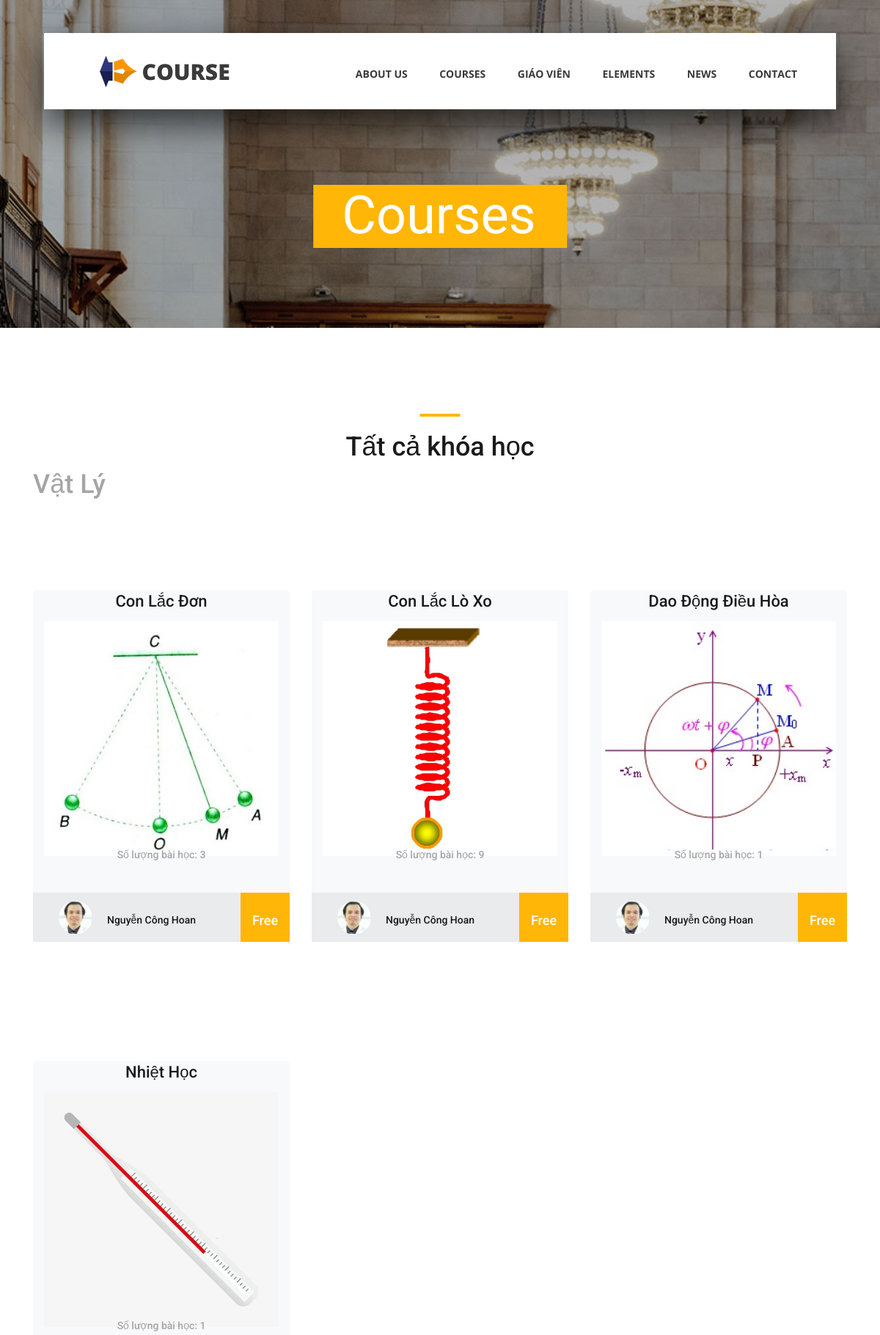
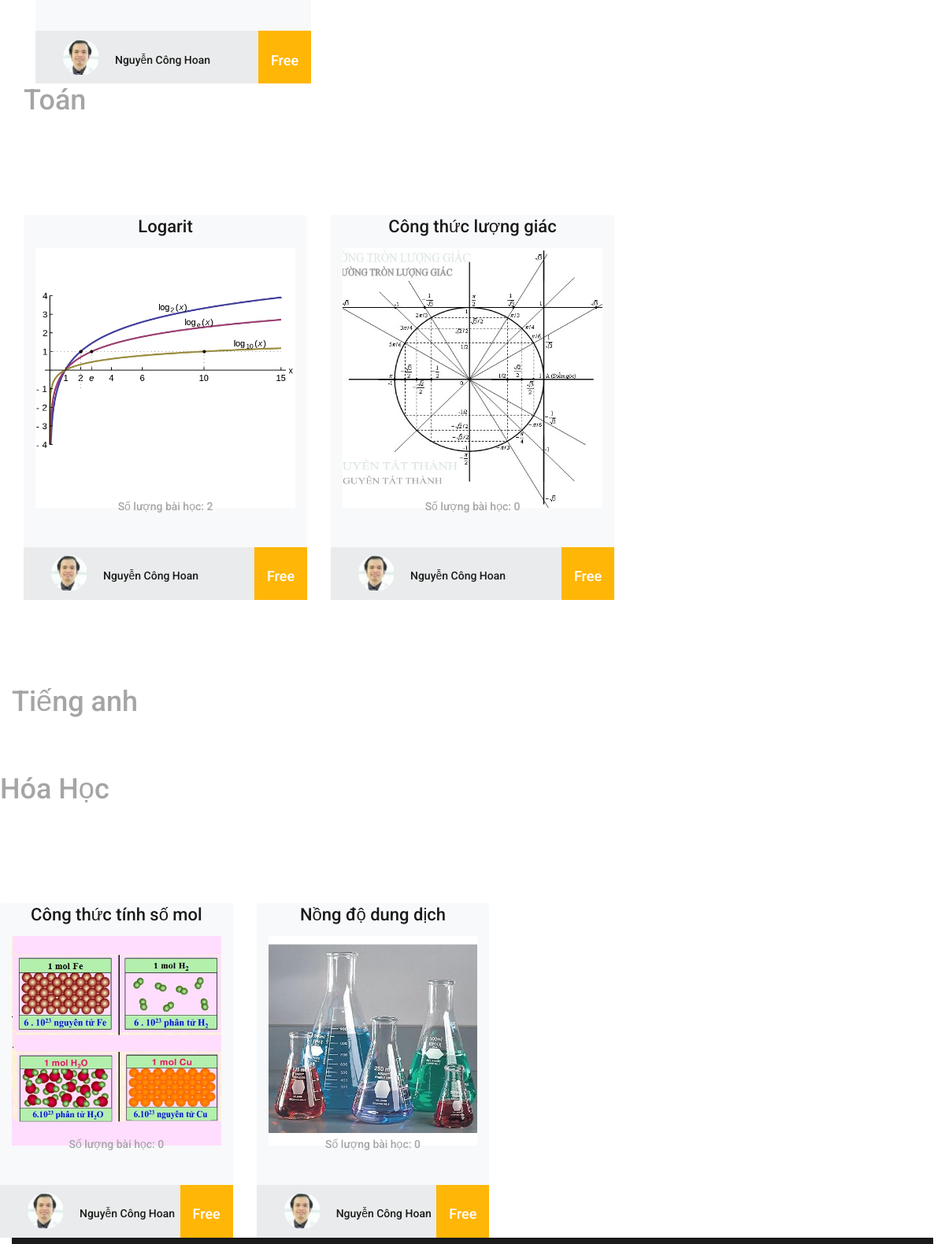
/courses.php (upper part), run on the app's committed database (2 pictures, top to bottom).
### tables this page shows
CREATE TABLE `monhoc` (
  `MaMonHoc` int(11) NOT NULL,
  `TenMonHoc` text NOT NULL
);

CREATE TABLE `tblchuong` (
  `MaChuong` int(11) NOT NULL,
  `TenChuong` text NOT NULL,
  `MaMonHoc` int(11) NOT NULL,
  `MaGiaoVien` int(11) NOT NULL,
  `image` text NOT NULL
);

### courses.php (the view, shortened to what this page needs)
<!DOCTYPE html>
<html lang="en">
<head>
<link rel="stylesheet" type="text/css" href="styles/bootstrap4/bootstrap.min.css">
<link href="plugins/fontawesome-free-5.0.1/css/fontawesome-all.css" rel="stylesheet" type="text/css">
<link rel="stylesheet" type="text/css" href="styles/courses_styles.css">
<link rel="stylesheet" type="text/css" href="styles/courses_responsive.css">
</head>
<body>
<?php
include('inc/myconnect.php');
?>
<div class="super_container">
	<?php include("header.php"); ?>
	<div class="home">
		<div class="home_background_container prlx_parent">
			<div class="home_background prlx" style="background-image:url(images/courses_background.jpg)"></div>
		</div>
		<div class="home_content">
			<h1>Courses</h1>
		</div>
	</div>
	<div class="popular page_section">
		<div class="container">
			<div class="row">
				<div class="col">
					<div class="section_title text-center">
						<h1>Tất cả khóa học</h1>
					</div>
				</div>
			</div>
			<?php
				$query_2="SELECT * FROM monhoc";
				$results_2=mysqli_query($dbc,$query_2);
				while($mh=mysqli_fetch_array($results_2,MYSQLI_ASSOC))
				{
					?>
					<div class="row-no-margin">
					<h1><?php echo $mh['TenMonHoc'];?></h1>
				<div class="row course_boxes">
					<?php
						$query_1="SELECT * FROM tblchuong WHERE MaMonHoc=".$mh['MaMonHoc'];
						$results_1=mysqli_query($dbc,$query_1);
						while($courses=mysqli_fetch_array($results_1,MYSQLI_ASSOC))
						{
							$query="SELECT count(MaChiTiet) FROM chitietcongthuc WHERE MaChuong=".$courses['MaChuong'];
							$results=mysqli_query($dbc,$query);
							$number=mysqli_fetch_array($results,MYSQLI_ASSOC);
					?>
					<div class="col-lg-4 course_box">
						<div class="card">
							<div class="card-body text-center">
								<div class="card-title"><a href="courselist.php?chuong=<?php echo $courses['MaChuong']; ?>"><?php echo $courses['TenChuong']; ?></a></div>
								<img class="card-img-top" src="<?php echo $courses['image']; ?>" alt="https://unsplash.com/@kellybrito">
								<div class="card-text"><?php echo "Số lượng bài học: ".$number['count(MaChiTiet)']; ?></div>
							</div>
							<div class="price_box d-flex flex-row align-items-center">
								<div class="course_author_image">
									<img src="images/author.jpg" alt="https://unsplash.com/@mehdizadeh">
								</div>
								<div class="course_author_name"><?php echo "Nguyễn Công Hoan"; ?><span></span></div>
								<div class="course_price d-flex flex-column align-items-center justify-content-center"><span>Free</span></div>
							</div>
						</div>
					</div>
					<?php
					}} ?>
				</div>
			</div>
		</div>
	</div>
<?php include("footer.php"); ?>
	</footer>
</div>
</body>
</html>

### styles/courses_styles.css (style rules this page uses)
* { margin: 0; padding: 0; -webkit-font-smoothing: antialiased; -webkit-text-shadow: rgba(0,0,0,.01) 0 0 1px; text-shadow: rgba(0,0,0,.01) 0 0 1px; }
body { font-family: 'Roboto', sans-serif; font-size: 14px; font-weight: 400; background: #FFFFFF; color: #a5a5a5; }
div { display: block; position: relative; -webkit-box-sizing: border-box; -moz-box-sizing: border-box; box-sizing: border-box; }
a, a:hover, a:visited, a:active, a:link { text-decoration: none; -webkit-font-smoothing: antialiased; -webkit-text-shadow: rgba(0,0,0,.01) 0 0 1px; text-shadow: rgba(0,0,0,.01) 0 0 1px; }
h1 { font-size: 36px; }
h1, h2, h3, h4, h5, h6 { font-family: 'Roboto', sans-serif; -webkit-font-smoothing: antialiased; -webkit-text-shadow: rgba(0,0,0,.01) 0 0 1px; text-shadow: rgba(0,0,0,.01) 0 0 1px; }
.super_container { width: 100%; overflow: hidden; }
.prlx_parent { overflow: hidden; }
.prlx { height: 130% !important; }
.home { width: 100%; height: 447px; }
.home_background_container { position: absolute; top: 0; left: 0; width: 100%; height: 100%; }
.home_background { width: 100%; height: 100%; background-repeat: no-repeat; background-size: cover; background-position: center center; }
.home_content { position: absolute; left: 50%; bottom: 109px; -webkit-transform: translateX(-50%); -moz-transform: translateX(-50%); -ms-transform: translateX(-50%); -o-transform: translateX(-50%); transform: translateX(-50%); background: #ffb606; padding-top: 24px; padding-bottom: 18px; padding-left: 39px; padding-right: 42px; }
.home_content h1 { font-size: 72px; font-weight: 400; color: #FFFFFF; line-height: 0.5; }
.page_section { padding-top: 117px; padding-bottom: 117px; }
.section_title h1 { display: block; color: #1a1a1a; font-weight: 500; padding-top: 24px; }
.section_title h1::before { display: block; position: absolute; top: 0; left: 50%; -webkit-transform: translateX(-50%); -moz-transform: translateX(-50%); -ms-transform: translateX(-50%); -o-transform: translateX(-50%); transform: translateX(-50%); width: 55px; height: 4px; content: ''; background: #ffb606; }
.course_boxes { margin-top: 68px; }
.course_box { margin-bottom: 108px; }
.course_box:nth-last-child(-n+3) { margin-bottom: 0px; }
.card { display: block; background: #f8f9fb; border: none; }
.card-img-top { border-top-left-radius: 0px; border-top-right-radius: 0px; }
.card-body { padding-top: 0px; padding-bottom: 0px; padding-left: 15px; padding-right: 15px; }
.card-title { margin-top: 55px; }
.card-title a { font-size: 22px; font-weight: 500; color: #1a1a1a; line-height: 1.2; }
.card-text { font-size: 14px; font-weight: 500; color: #a5a5a5; margin-top: -12px; }
.price_box { width: 100%; height: 67px; background: #eaebec; margin-top: 41px; padding-left: 35px; }
.course_author_image { width: 46px; height: 46px; border-radius: 50%; overflow: hidden; }
.course_author_name { font-size: 14px; font-weight: 500; color: #1a1a1a; padding-left: 20px; margin-top: 7px; }
.course_price { width: 67px; height: 67px; background: #ffb606; margin-left: auto; }
.course_price span { color: #FFFFFF; font-size: 18px; font-weight: 500; margin-top: 7px; }

### styles/courses_responsive.css (style rules this page uses)
@media only screen and (max-width: 1280px) { .card-title { font-size: 20px; } }

### data on the page
monhoc: TenMonHoc "Vật Lý"
tblchuong: TenChuong "Con Lắc Đơn", image (picture), count "3"
tblchuong: TenChuong "Con Lắc Lò Xo", image (picture), count "9"
tblchuong: TenChuong "Dao Động Điều Hòa", image (picture), count "1"
tblchuong: TenChuong "Nhiệt Học", image (picture), count "1"
monhoc: TenMonHoc "Toán"
tblchuong: TenChuong "Logarit", image (picture), count "2"
tblchuong: TenChuong "Công thức lượng giác", image (picture), count "0"
monhoc: TenMonHoc "Tiếng anh"
monhoc: TenMonHoc "Hóa Học"
tblchuong: TenChuong "Công thức tính số mol", image (picture), count "0"
tblchuong: TenChuong "Nồng độ dung dịch", image (picture), count "0"
